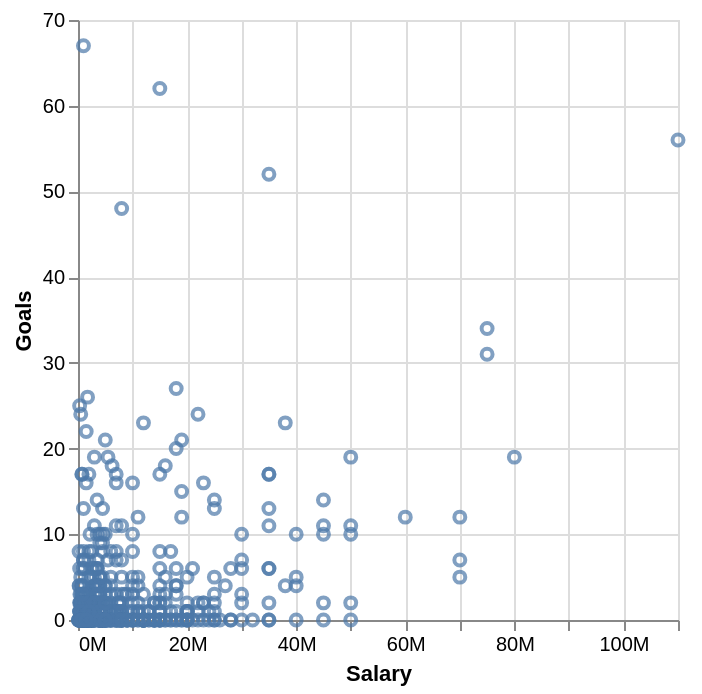

Vega-Lite specification for this chart:
### Vega-Lite specification from a JSON file in a GitHub repository (floating-point values rounded to 4 significant figures; data arrays with more than 128 entries replaced by an {"elided": "..."} marker saying what was removed)
{"$schema": "https://vega.github.io/schema/vega-lite/v5.json", "mark": {"type": "point", "tooltip": true}, "encoding": {"x": {"field": "Salary", "type": "quantitative", "axis": {"format": "s"}}, "y": {"field": "Goals", "type": "quantitative", "axis": {"format": "s"}}, "tooltip": {"field": "Name", "type": "nominal"}}, "data": {"values": {"elided": "552 records"}}}
